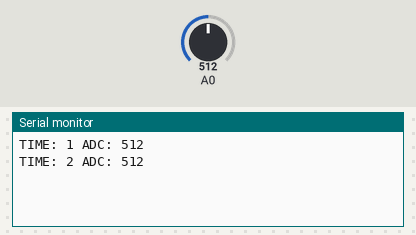
Bench run of a sketch on a simulated Arduino Uno, built with avr-gcc and run on an emulated ATmega328P. Parts: the last lines printed to the serial monitor. The inputs (shaded band) are chosen by the test bench; at power-on: A0 = 512.

Above: at 1.7 s.
1.8 s: A0 set to 716
At 2.3 s:
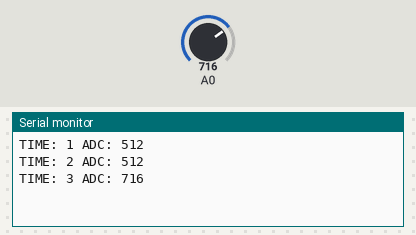
3.3 s: A0 set to 900
At 4.8 s:
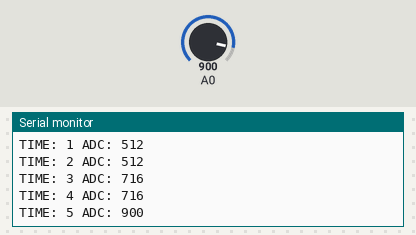
Timing chart, 0 to 6.3 s (numbered marks = the images above; inputs shaded):
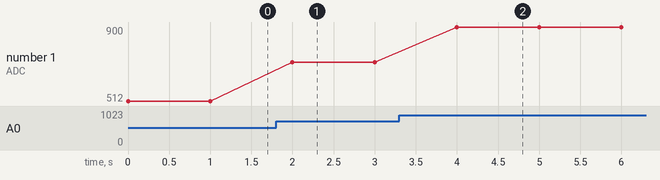

The sketch:

sketch.ino
```cpp
#include <Arduino.h>//importing
//global variables
volatile bool adc_ready=false;
volatile uint16_t adc_value=0;
volatile unsigned long time_sec=0;
//interupt
ISR(TIMER1_COMPA_vect)
{
time_sec++;
adc_ready=true;
}

void setupTimer1()//to initialize in the begining
{
cli();//disables interupts
TCCR1A=0;//reset timer control register A
TCCR1B=0;// rester timer control register b
OCR1A=15624;//when to count 1 sec
TCCR1B|=(1<<WGM12);//ctc clears when reaches 1 second
TCCR1B|=(1<<CS12)|(1<<CS10);//pre scaler to 1024
TIMSK1|=(1<<OCIE1A);//compares if one sec has come
sei();//global interups back on
}

void setup()
{
Serial.begin(115200);//initialize comms at 115200 baud rate
setupTimer1();//timer start
}

void loop()//main loop
{
if(adc_ready)//compares if true
{
adc_ready=false;// reset to flase
adc_value=analogRead(A0);//read voltage
Serial.print("TIME: ");
Serial.print(time_sec);
Serial.print(" ADC: ");
Serial.println(adc_value);
}
}
```

Measured:
- after the input at 1.8 s, the serial monitor: prints a new line after 0.20 s (image 1)
- after the input at 3.3 s, the serial monitor: prints a new line after 0.70 s (image 2)
- plotted number 1: 512 → 716 after the input at 1.8 s, 716 → 900 after the input at 3.3 s
